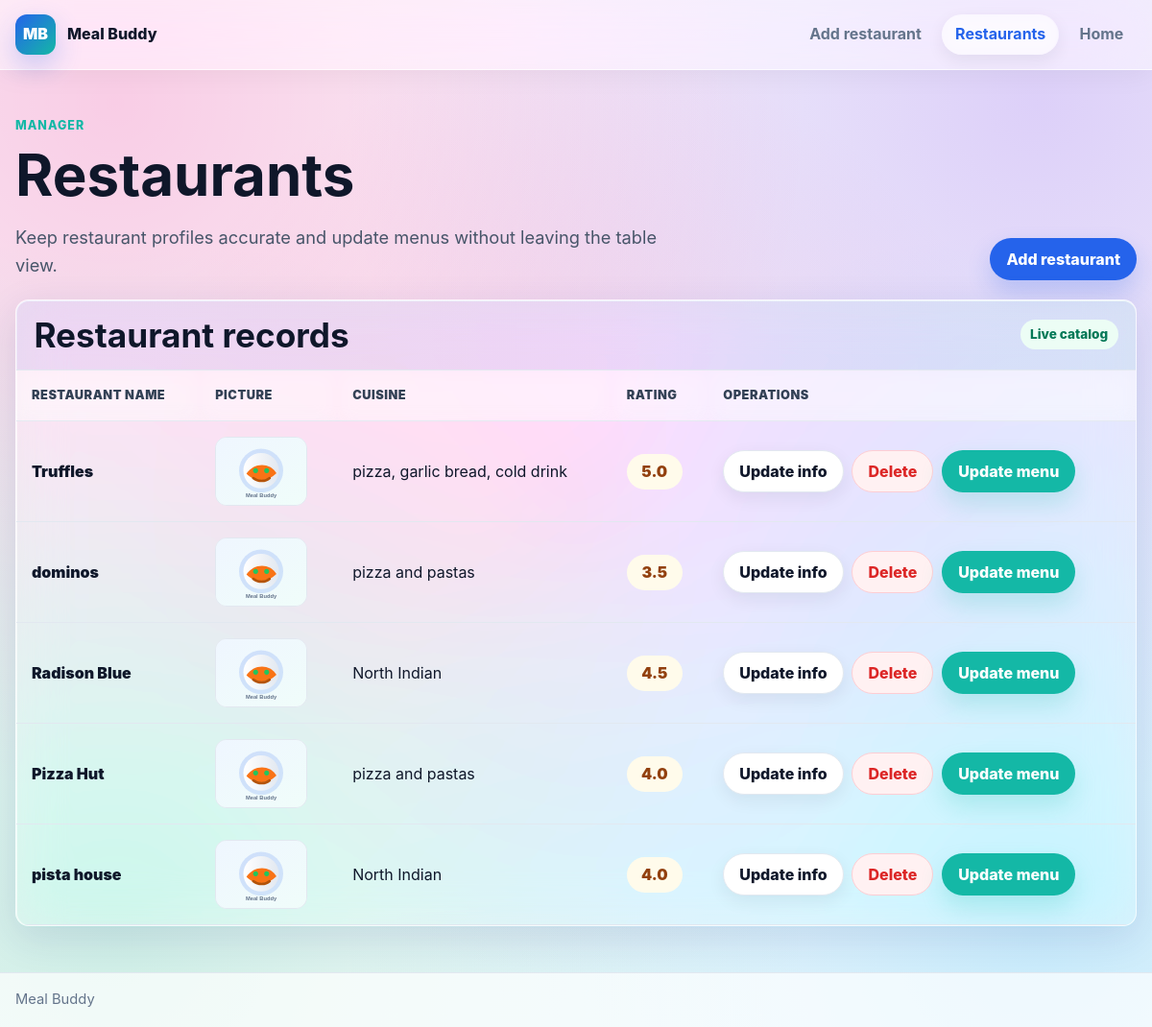
The app's page /open_show_restaurant with its own data.
### delivery/models.py (models this page shows)
class Restaurant(models.Model):
    name = models.CharField(max_length = 20)
    picture = models.URLField(max_length = 200, default='https://designshack.net/wp-content/uploads/Free-Simple-Restaurant-Logo-Template.jpg')
    cuisine = models.CharField(max_length = 200)
    rating = models.FloatField()

### delivery/views.py (the view)
# urls.py: path('open_show_restaurant', views.open_show_restaurant, name='open_show_restaurant'),
def open_show_restaurant(request):
    restaurantList = Restaurant.objects.all()
    return render(request, 'delivery/show_restaurants.html',{"restaurantList" : restaurantList})

### delivery/templates/delivery/show_restaurants.html (shortened to what this page needs)
{% load static %}
<!DOCTYPE html>
<html lang="en">
<head>
    <link rel="stylesheet" href="{% static 'delivery/css/base.css' %}">
    <link rel="stylesheet" href="{% static 'delivery/css/pages.css' %}">
</head>
<body class="site-page">
    <header class="site-header">
        <div class="nav-shell">
            <a class="brand" href="/">
                <span class="brand-mark">MB</span>
                <span>Meal Buddy</span>
            </a>
            <nav class="nav-links" aria-label="Primary">
                <a class="nav-link" href="/open_add_restaurant">Add restaurant</a>
                <a class="nav-link is-active" href="/open_show_restaurant">Restaurants</a>
                <a class="nav-link" href="/">Home</a>
            </nav>
        </div>
    </header>
    <main id="main-content" class="site-main">
        <header class="page-header">
            <div>
                <p class="eyebrow">Manager</p>
                <h1>Restaurants</h1>
                <p class="lead">Keep restaurant profiles accurate and update menus without leaving the table view.</p>
            </div>
            <a class="btn" href="/open_add_restaurant">Add restaurant</a>
        </header>
        <section class="table-card" aria-labelledby="restaurant-table-title">
            <div class="table-header">
                <h2 id="restaurant-table-title">Restaurant records</h2>
                <span class="status-pill">Live catalog</span>
            </div>
            <div class="table-wrap">
                <table class="data-table">
                    <thead>
                        <tr>
                            <th>Restaurant name</th>
                            <th>Picture</th>
                            <th>Cuisine</th>
                            <th>Rating</th>
                            <th>Operations</th>
                        </tr>
                    </thead>
                    <tbody>
                        {%  for r in restaurantList %}
                            <tr>
                                <td><span class="restaurant-name">{{ r.name }}</span></td>
                                <td>
                                    <img class="table-image" src="{{ r.picture }}" alt="{{ r.name }}" onerror="this.onerror=null;this.src='{% static 'delivery/img/meal-buddy-fallback.svg' %}';">
                                </td>
                                <td>{{ r.cuisine }}</td>
                                <td><span class="rating-badge">{{ r.rating }}</span></td>
                                <td>
                                    <div class="btn-group">
                                        <a class="btn btn-secondary" href="{% url 'open_update_restaurant' r.id %}">
                                            Update info
                                        </a>
                                        <a class="btn btn-danger" href="{% url 'delete_restaurant' r.id %}">
                                            Delete
                                        </a>
                                        <a class="btn btn-accent" href="{% url 'open_update_menu' r.id %}">
                                            Update menu
                                        </a>
                                    </div>
                                </td>
                            </tr>
                        {% endfor %}
                    </tbody>
                </table>
            </div>
        </section>
    </main>
    <footer class="site-footer">
        <div class="footer-shell">Meal Buddy</div>
    </footer>
</body>
</html>

### delivery/static/delivery/css/pages.css (style rules this page uses)
.restaurant-name, .item-name { color: var(--text); font-weight: 900; }
.rating-badge { display: inline-flex; align-items: center; justify-content: center; min-width: 58px; min-height: 34px; padding: 0.35rem 0.65rem; border-radius: 999px; background: #fffbeb; color: #92400e; font-weight: 900; }

### records on screen
Restaurant: name "Truffles", cuisine "pizza, garlic bread, cold drink", rating "5.0"
Restaurant: name "dominos", cuisine "pizza and pastas", rating "3.5"
Restaurant: name "Radison Blue", cuisine "North Indian", rating "4.5"
Restaurant: name "Pizza Hut", cuisine "pizza and pastas", rating "4.0"
Restaurant: name "pista house", cuisine "North Indian", rating "4.0"
